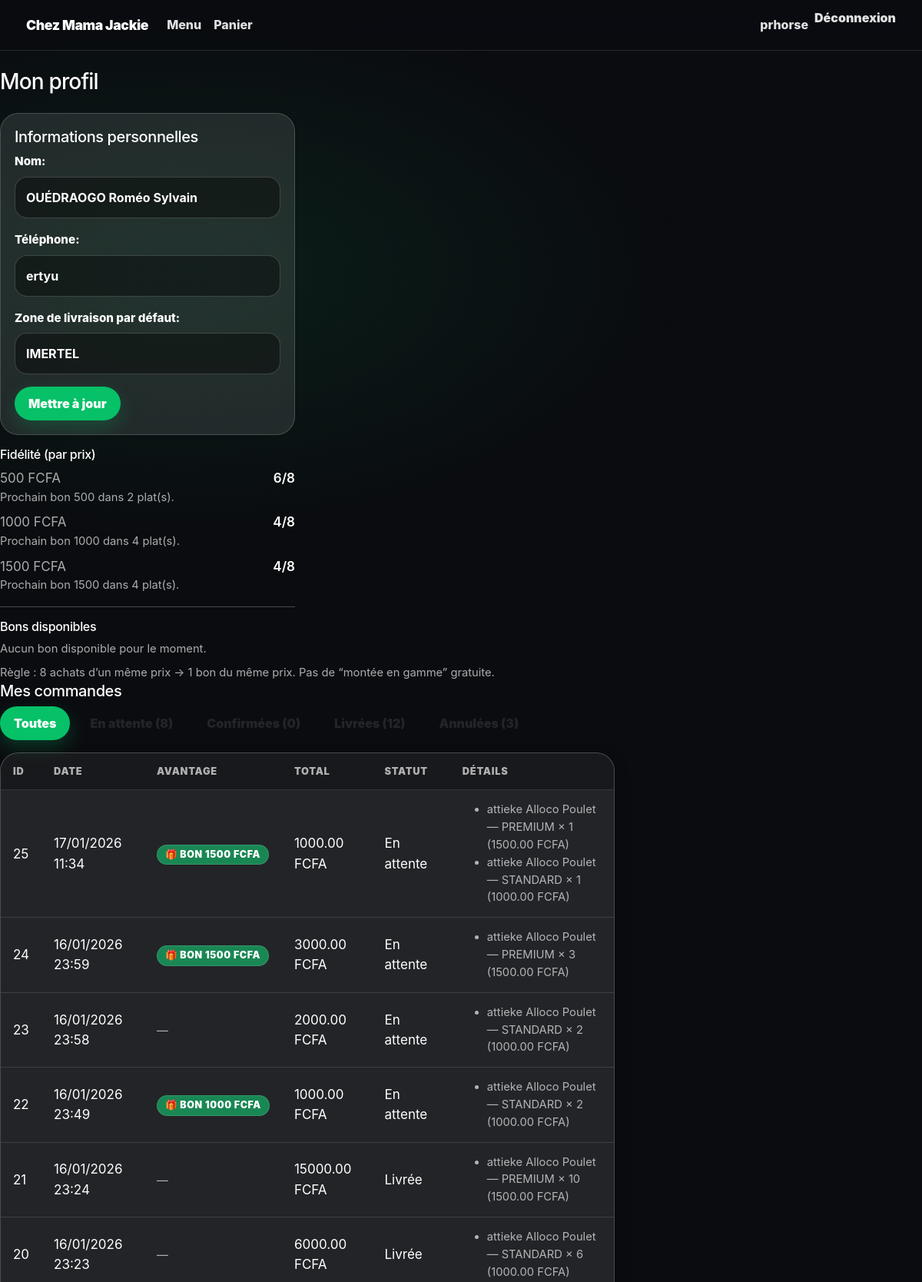
Page /comptes/profile/ (signed in, upper part) on the committed database.
### comptes/models.py (models this page shows, shortened)
class UserProfile(models.Model):
    user = models.OneToOneField(
        settings.AUTH_USER_MODEL,
        on_delete=models.CASCADE,
        related_name="profile"
    )
    full_name = models.CharField(max_length=150, blank=True)
    phone = models.CharField(max_length=10, blank=True)
    address = models.TextField(blank=True ,default="salle de Master 1 IMERTEL")

### orders/models.py (models this page shows, shortened)
class Order(models.Model):
    STATUS_CHOICES = (
        ("pending", "En attente"),
        ("confirmed", "Confirmée"),
        ("canceled", "Annulée"),
        ("delivered", "Livrée"),
    )
    user = models.ForeignKey(
        settings.AUTH_USER_MODEL,
        on_delete=models.CASCADE,
        null=True, blank=True,
        related_name="orders",
    )
    created_at = models.DateTimeField(auto_now_add=True)
    customer_name = models.CharField(max_length=150)
    phone = models.CharField(max_length=20)
    address = models.TextField(blank=True, default="")
    address_detail = models.CharField(max_length=255, blank=True, default="")
    subtotal = models.DecimalField(max_digits=10, decimal_places=2, default=Decimal("0.00"))
    discount_total = models.DecimalField(max_digits=10, decimal_places=2, default=Decimal("0.00"))
    total = models.DecimalField(max_digits=10, decimal_places=2, default=Decimal("0.00"))
    promo_code = models.CharField(max_length=32, null=True, blank=True)
    status = models.CharField(max_length=20, choices=STATUS_CHOICES, default="pending")

class OrderItem(models.Model):
    order = models.ForeignKey(Order, on_delete=models.CASCADE, related_name="items")
    meal = models.ForeignKey(Meal, on_delete=models.PROTECT)
    variant_code = models.CharField(max_length=20, default="standard")  # <-- AJOUT
    quantity = models.PositiveIntegerField(default=1)
    unit_price = models.DecimalField(max_digits=10, decimal_places=2)  # <-- un peu plus large

### marketing/models.py (models this page shows)
class FreeItemVoucher(models.Model):
    class Status(models.TextChoices):
        AVAILABLE = "AVAILABLE", "Available"
        USED = "USED", "Used"
        EXPIRED = "EXPIRED", "Expired"
    user = models.ForeignKey(User, on_delete=models.CASCADE, related_name="free_vouchers")
    tier_value = models.PositiveIntegerField(default=500) #stamps=f()
    expires_at = models.DateTimeField()
    status = models.CharField(max_length=12, choices=Status.choices, default=Status.AVAILABLE)
    used_order = models.ForeignKey(
        "orders.Order", on_delete=models.SET_NULL,
        null=True, blank=True, related_name="used_vouchers"
    )
    created_at = models.DateTimeField(auto_now_add=True)
    class Meta:
        indexes = [models.Index(fields=["user", "status", "expires_at"])]

### shop/models.py (models this page shows, shortened)
class Meal(models.Model):
    category = models.ForeignKey(Category, on_delete=models.CASCADE, related_name='meals')
    name = models.CharField(max_length=150)
    slug = models.SlugField(unique=True)
    description = models.TextField(blank=True)
    is_active = models.BooleanField(default=True)
    image = models.ImageField(upload_to='meals/', blank=True, null=True)
    stock = models.PositiveIntegerField(default=0)  # stock global (optionnel)
    max_per_order = models.PositiveIntegerField(default=10)
    available_weekdays = models.JSONField(default=list, blank=True)  # ex: [0,2,4]

### comptes/views.py (the view)
# urls.py: path('profile/', views.profile, name='profile'),
@login_required
def profile(request):
    profile_obj, _ = UserProfile.objects.get_or_create(user=request.user)
    if request.method == "POST":
        form = ProfileForm(request.POST, instance=profile_obj)
        if form.is_valid():
            form.save()
    else:
        form = ProfileForm(instance=profile_obj)
    loyalty, _ = LoyaltyAccount.objects.get_or_create(user=request.user)
    available_vouchers = (
        FreeItemVoucher.objects
        .filter(user=request.user, status=FreeItemVoucher.Status.AVAILABLE, expires_at__gt=timezone.now())
        .order_by("expires_at")
    )
    v500 = available_vouchers.filter(tier_value=500)
    v1000 = available_vouchers.filter(tier_value=1000)
    v1500 = available_vouchers.filter(tier_value=1500)
    free_vouchers = FreeItemVoucher.objects.filter(
        user=request.user,
        status=FreeItemVoucher.Status.AVAILABLE
    ).count()
    status = request.GET.get("status", "all")
    qs = (Order.objects
      .filter(user=request.user)
      .prefetch_related("items", "used_vouchers")  # used_vouchers = related_name dans FreeItemVoucher.used_order
      .order_by("-created_at"))
    if status != "all":
        qs = qs.filter(status=status)
    status_counts = (
        Order.objects.filter(user=request.user)
        .values("status")
        .annotate(n=Count("id"))
    )
    counts_map = {x["status"]: x["n"] for x in status_counts}
    counts = {
        "pending": counts_map.get("pending", 0),
        "confirmed": counts_map.get("confirmed", 0),
        "delivered": counts_map.get("delivered", 0),
        "canceled": counts_map.get("canceled", 0),
    }
    def need_to_next(n: int) -> int:
        r = n % 8
        return 0 if r == 0 else (8 - r)
    next_500 = need_to_next(loyalty.count_500)
    next_1000 = need_to_next(loyalty.count_1000)
    next_1500 = need_to_next(loyalty.count_1500)
    return render(request, "registration/profile.html", {
        "form": form,
        "profile": profile_obj,
        "orders": qs,
        "status": status,
        "counts": counts,
        "c500": loyalty.count_500,
        "c1000": loyalty.count_1000,
        "c1500": loyalty.count_1500,
        "next_500": next_500,
        "next_1000": next_1000,
        "next_1500": next_1500,
        "v500": v500,
        "v1000": v1000,
        "v1500": v1500,
        "vouchers_available": available_vouchers,
        "free_vouchers": free_vouchers,
    })

### comptes/forms.py
class ProfileForm(forms.ModelForm):
    address = forms.ChoiceField(
        label="Zone de livraison par défaut",
        choices=ADDRESS_CHOICES,
        required=False,
        widget=forms.Select(attrs={"class": "form-select"})
    )
    class Meta:
        model = UserProfile
        fields = ["full_name", "phone", "address"]
        labels = {"full_name": "Nom", "phone": "Téléphone"}
        widgets = {
            "full_name": forms.TextInput(attrs={"class": "form-control"}),
            "phone": forms.TextInput(attrs={"class": "form-control"}),
        }

### orders/cart.py (called while the page is built)
    def __len__(self):
        return sum(int(item.get("quantity", 0)) for item in self.cart.values())

### orders/context_processors.py (called while the page is built)
def cart(request):
    return {"cart": Cart(request)}

### comptes/templates/registration/profile.html (shortened to what this page needs)
{% extends "base.html" %}
{% block content %}
<h1 class="h3 mb-4">Mon profil</h1>
<div class="row g-4">
  <div class="col-lg-4">
    <div class="card card-body shadow-sm mb-3">
      <h2 class="h5">Informations personnelles</h2>
      <form method="post">
        <div class="mb-3">
          {{ form.full_name.label_tag }}
          {{ form.full_name }}
        </div>
        <div class="mb-3">
          {{ form.phone.label_tag }}
          {{ form.phone }}
        </div>
        <div class="mb-3">
          {{ form.address.label_tag }}
          {{ form.address }}
        </div>
        <button type="submit" class="btn btn-primary btn-sm">Mettre à jour</button>
      </form>
    </div>
    <h2 class="h6 mb-2">Fidélité (par prix)</h2>
      <div class="d-flex justify-content-between">
        <span class="text-muted">500 FCFA</span>
        <span class="fw-semibold">{{ c500|default:0 }}/8</span>
      </div>
      {% if next_500 > 0 %}
        <div class="text-muted small mb-2">Prochain bon 500 dans {{ next_500 }} plat(s).</div>
      {% else %}
        <div class="text-muted small mb-2">Bon 500 prêt (à la prochaine livraison si génération activée).</div>
      {% endif %}
      <div class="d-flex justify-content-between">
        <span class="text-muted">1000 FCFA</span>
        <span class="fw-semibold">{{ c1000|default:0 }}/8</span>
      </div>
      {% if next_1000 > 0 %}
        <div class="text-muted small mb-2">Prochain bon 1000 dans {{ next_1000 }} plat(s).</div>
      {% else %}
        <div class="text-muted small mb-2">Bon 1000 prêt (à la prochaine livraison si génération activée).</div>
      {% endif %}
      <div class="d-flex justify-content-between">
        <span class="text-muted">1500 FCFA</span>
        <span class="fw-semibold">{{ c1500|default:0 }}/8</span>
      </div>
      {% if next_1500 > 0 %}
        <div class="text-muted small mb-2">Prochain bon 1500 dans {{ next_1500 }} plat(s).</div>
      {% else %}
        <div class="text-muted small mb-2">Bon 1500 prêt (à la prochaine livraison si génération activée).</div>
      {% endif %}
        <hr class="my-3">
        <h3 class="h6 mb-2">Bons disponibles</h3>
        {% if vouchers_available and vouchers_available|length > 0 %}
          <div class="mb-2">
            <div class="fw-semibold">500 FCFA</div>
            {% if v500|length > 0 %}
              <ul class="small mb-2">
                {% for v in v500 %}
                  <li>
                    Bon #{{ v.id }} — expire le {{ v.expires_at|date:"d/m/Y" }}
                  </li>
                {% endfor %}
              </ul>
            {% else %}
              <div class="text-muted small mb-2">Aucun bon 500.</div>
            {% endif %}
            <div class="fw-semibold">1000 FCFA</div>
            {% if v1000|length > 0 %}
              <ul class="small mb-2">
                {% for v in v1000 %}
                  <li>
                    Bon #{{ v.id }} — expire le {{ v.expires_at|date:"d/m/Y" }}
                  </li>
                {% endfor %}
              </ul>
            {% else %}
              <div class="text-muted small mb-2">Aucun bon 1000.</div>
            {% endif %}
            <div class="fw-semibold">1500 FCFA</div>
            {% if v1500|length > 0 %}
              <ul class="small mb-0">
                {% for v in v1500 %}
                  <li>
                    Bon #{{ v.id }} — expire le {{ v.expires_at|date:"d/m/Y" }}
                  </li>
                {% endfor %}
              </ul>
            {% else %}
              <div class="text-muted small">Aucun bon 1500.</div>
            {% endif %}
          </div>
          <div class="text-muted small">
            Règle : un bon 500/1000/1500 s’applique uniquement sur un plat du même prix.
            Le système utilise automatiquement le bon qui expire le plus tôt et qui correspond à ton panier.
          </div>
        {% else %}
          <div class="text-muted small">
            Aucun bon disponible pour le moment.
          </div>
        {% endif %}
      </div>
      <div class="text-muted small mt-2">
        Règle : 8 achats d’un même prix → 1 bon du même prix. Pas de “montée en gamme” gratuite.
      </div>
  </div>
  <div class="col-lg-8">
    <div class="d-flex justify-content-between align-items-center mb-2">
      <h2 class="h5 mb-0">Mes commandes</h2>
    </div>
    <div class="d-flex flex-wrap gap-2 mb-3">
      <a class="btn btn-sm {% if status == 'all' %}btn-dark{% else %}btn-outline-dark{% endif %}"
         href="?status=all">
        Toutes
      </a>
      <a class="btn btn-sm {% if status == 'pending' %}btn-dark{% else %}btn-outline-dark{% endif %}"
         href="?status=pending">
        En attente ({{ counts.pending }})
      </a>
      <a class="btn btn-sm {% if status == 'confirmed' %}btn-dark{% else %}btn-outline-dark{% endif %}"
         href="?status=confirmed">
        Confirmées ({{ counts.confirmed }})
      </a>
      <a class="btn btn-sm {% if status == 'delivered' %}btn-dark{% else %}btn-outline-dark{% endif %}"
         href="?status=delivered">
        Livrées ({{ counts.delivered }})
      </a>
      <a class="btn btn-sm {% if status == 'canceled' %}btn-dark{% else %}btn-outline-dark{% endif %}"
         href="?status=canceled">
        Annulées ({{ counts.canceled }})
      </a>
    </div>
    <div class="card table-card">
      <div class="table-responsive">
        <table class="table table-sm align-middle mb-0 table-darklike">
          <thead>
            <tr>
              <th>ID</th>
              <th>Date</th>
              <th>Avantage</th>
              <th>Total</th>
              <th>Statut</th>
              <th>Détails</th>
            </tr>
          </thead>
          <tbody>
            {% for order in orders %}
              <tr>
                <td>{{ order.id }}</td>
                <td>{{ order.created_at|date:"d/m/Y H:i" }}</td>
                <td>
                  {% if order.used_vouchers.all|length > 0 %}
                    {% with v=order.used_vouchers.all.0 %}
                      <span class="badge bg-success">🎁 Bon {{ v.tier_value }} FCFA</span>
                    {% endwith %}
                  {% elif order.promo_code %}
                    <span class="badge bg-info text-dark">🏷️ Promo</span>
                  {% else %}
                    <span class="text-muted small">—</span>
                  {% endif %}
                </td>
                <td>{{ order.total }} FCFA</td>
                <td>{{ order.get_status_display }}</td>
                <td>
                  <ul class="mb-0 small">
                    {% for item in order.items.all %}
                      <li>
                        {{ item.meal.name }}
                        — {{ item.variant_code|upper }}
                        × {{ item.quantity }}
                        ({{ item.unit_price }} FCFA)
                      </li>
                    {% endfor %}
                  </ul>
                </td>
              </tr>
            {% empty %}
              <tr>
                <td colspan="6" class="text-muted">Aucune commande pour le moment.</td>
              </tr>
            {% endfor %}
          </tbody>
        </table>
      </div>
    </div>
  </div>
{% endblock %}

### shop/templates/base.html (shortened to what this page needs)
{% load static %}
<!DOCTYPE html>
<html lang="fr">
  <head>
    <link
      href="https://cdn.jsdelivr.net/npm/bootstrap@5.3.3/dist/css/bootstrap.min.css"
      rel="stylesheet"
    >
  <link rel="stylesheet" href="{% static 'shop/css/app.css' %}">
  </head>
<body hx-headers='{"X-CSRFToken": "{{ csrf_token }}"}'>
   <nav class="navbar navbar-expand-lg navbar-dark navbar-food sticky-top">
    <div class="container">
      <a class="navbar-brand" href="{% url 'shop:meal_list' %}">Chez Mama Jackie</a>
      <div class="collapse navbar-collapse" id="navbarNav">
        <ul class="navbar-nav me-auto">
          <li class="nav-item">
            <a class="nav-link" href="{% url 'shop:meal_list' %}">Menu</a>
          </li>
          <li class="nav-item">
            <a class="nav-link position-relative" href="{% url 'orders:cart_detail' %}">
              Panier
            </a>
          </li>
        </ul>
        <ul class="navbar-nav ms-auto">
        {% if user.is_authenticated %}
          <a class="nav-link" href="{% url 'comptes:profile' %}">{{ user.username }}</a>
          <form method="post" action="{% url 'comptes:logout' %}" class="d-inline">
            <button type="submit" class="btn btn-link nav-link p-0 align-baseline">
              Déconnexion
            </button>
          </form>
        {% else %}
          <a class="nav-link" href="{% url 'comptes:login' %}">Connexion</a>
        {% endif %}
        </ul>
      </div>
    </div>
  </nav>
    <main class="main-content">
      {% block content %}{% endblock %}
    </main>
</body>
</html>

### rows in the picture
UserProfile: full_name "OUÉDRAOGO Roméo Sylvain", phone "ertyu", address "IMERTEL"
Order: id "25", created_at "17/01/2026 11:34", used_vouchers.all.0.tier_value "1500", total "1000.00", status "En attente"
OrderItem: meal.name "attieke Alloco Poulet", variant_code "PREMIUM", quantity "1", unit_price "1500.00"
OrderItem: meal.name "attieke Alloco Poulet", variant_code "STANDARD", quantity "1", unit_price "1000.00"
Order: id "24", created_at "16/01/2026 23:59", used_vouchers.all.0.tier_value "1500", total "3000.00", status "En attente"
OrderItem: meal.name "attieke Alloco Poulet", variant_code "PREMIUM", quantity "3", unit_price "1500.00"
Order: id "23", created_at "16/01/2026 23:58", total "2000.00", status "En attente"
OrderItem: meal.name "attieke Alloco Poulet", variant_code "STANDARD", quantity "2", unit_price "1000.00"
Order: id "22", created_at "16/01/2026 23:49", used_vouchers.all.0.tier_value "1000", total "1000.00", status "En attente"
OrderItem: meal.name "attieke Alloco Poulet", variant_code "STANDARD", quantity "2", unit_price "1000.00"
Order: id "21", created_at "16/01/2026 23:24", total "15000.00", status "Livrée"
OrderItem: meal.name "attieke Alloco Poulet", variant_code "PREMIUM", quantity "10", unit_price "1500.00"
Order: id "20", created_at "16/01/2026 23:23", total "6000.00", status "Livrée"
OrderItem: meal.name "attieke Alloco Poulet", variant_code "STANDARD", quantity "6", unit_price "1000.00"

### other values in the picture
{{ user.username }} "prhorse"
{{ c500|default:0 }} "6"
{{ next_500 }} "2"
{{ c1000|default:0 }} "4"
{{ next_1000 }} "4"
{{ c1500|default:0 }} "4"
{{ next_1500 }} "4"
{{ counts.pending }} "8"
{{ counts.confirmed }} "0"
{{ counts.delivered }} "12"
{{ counts.canceled }} "3"
